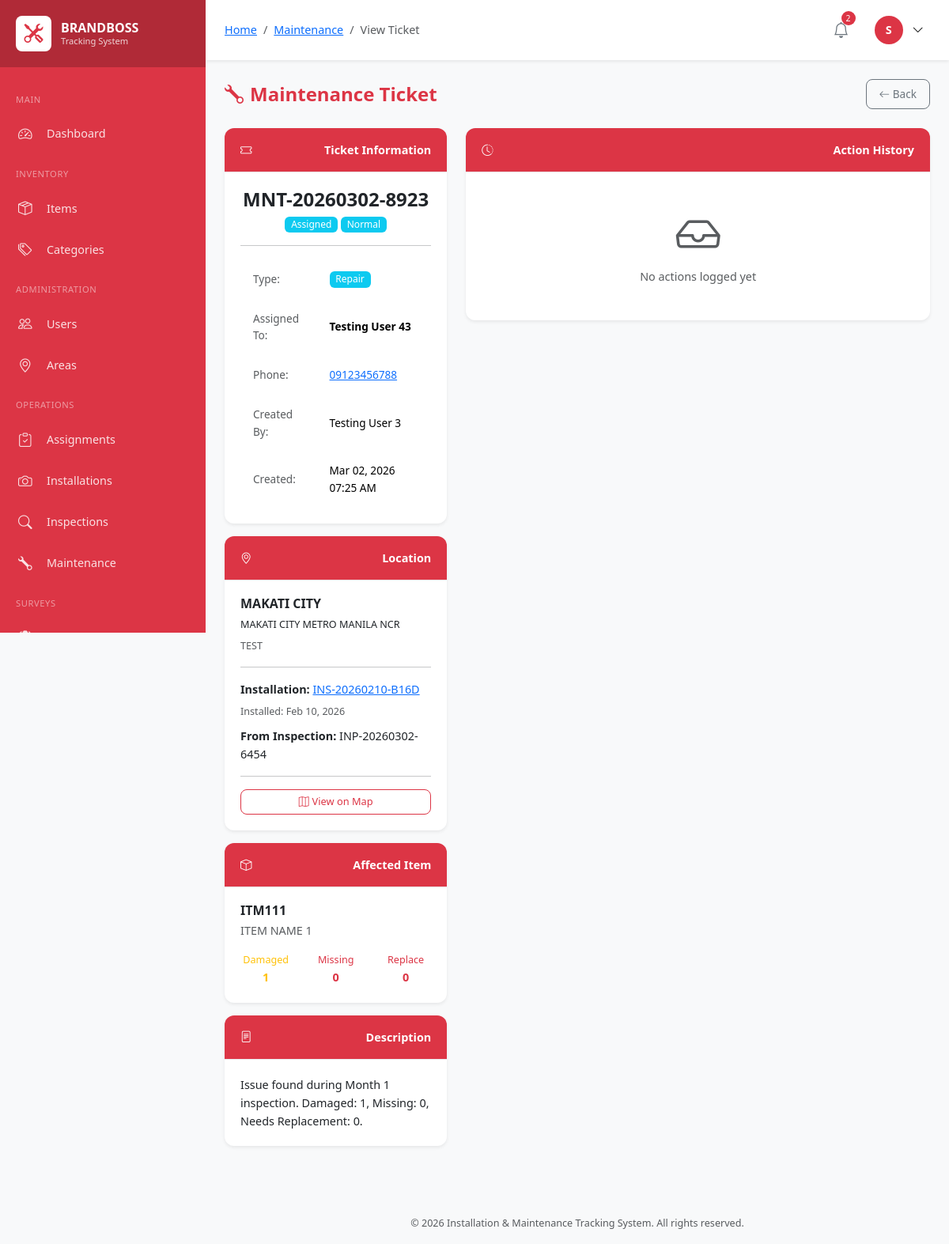
Screenshot of /modules/maintenance/view.php?id=1 (signed in) with the database file from the repository.
### tables this page shows
CREATE TABLE `users` (
  `id` int(10) UNSIGNED NOT NULL,
  `employee_id` varchar(50) NOT NULL,
  `username` varchar(100) NOT NULL,
  `password` varchar(255) NOT NULL,
  `email` varchar(150) NOT NULL,
  `full_name` varchar(200) NOT NULL,
  `phone` varchar(20) DEFAULT NULL,
  `role` enum('super_admin','user_1','user_2','user_3','user_4') NOT NULL,
  `profile_image` varchar(255) DEFAULT NULL,
  `status` enum('active','inactive','suspended') DEFAULT 'active',
  `last_login` datetime DEFAULT NULL,
  `created_by` int(10) UNSIGNED DEFAULT NULL,
  `created_at` timestamp NOT NULL DEFAULT current_timestamp(),
  `updated_at` timestamp NOT NULL DEFAULT current_timestamp() ON UPDATE current_timestamp()
);

CREATE TABLE `maintenance_tickets` (
  `id` bigint(20) UNSIGNED NOT NULL,
  `ticket_code` varchar(50) NOT NULL,
  `inspection_item_id` bigint(20) UNSIGNED DEFAULT NULL,
  `installation_report_id` bigint(20) UNSIGNED NOT NULL,
  `maintenance_type` enum('repair','replacement','missing_item','general') NOT NULL,
  `priority` enum('low','normal','high','critical') DEFAULT 'normal',
  `description` text NOT NULL,
  `assigned_to` int(10) UNSIGNED DEFAULT NULL,
  `status` enum('open','assigned','in_progress','pending_items','completed','closed','cancelled') DEFAULT 'open',
  `created_by` int(10) UNSIGNED NOT NULL,
  `completed_at` datetime DEFAULT NULL,
  `closed_at` datetime DEFAULT NULL,
  `created_at` timestamp NOT NULL DEFAULT current_timestamp(),
  `updated_at` timestamp NOT NULL DEFAULT current_timestamp() ON UPDATE current_timestamp()
);

CREATE TABLE `installation_areas` (
  `id` int(10) UNSIGNED NOT NULL,
  `area_code` varchar(50) NOT NULL,
  `area_name` varchar(200) NOT NULL,
  `address` text DEFAULT NULL,
  `city` varchar(100) DEFAULT NULL,
  `province` varchar(100) DEFAULT NULL,
  `region` varchar(100) DEFAULT NULL,
  `latitude` decimal(10,8) DEFAULT NULL,
  `longitude` decimal(11,8) DEFAULT NULL,
  `status` enum('active','inactive') DEFAULT 'active',
  `created_at` timestamp NOT NULL DEFAULT current_timestamp(),
  `updated_at` timestamp NOT NULL DEFAULT current_timestamp() ON UPDATE current_timestamp()
);

CREATE TABLE `installation_reports` (
  `id` bigint(20) UNSIGNED NOT NULL,
  `report_code` varchar(50) NOT NULL,
  `assignment_id` bigint(20) UNSIGNED NOT NULL,
  `installer_id` int(10) UNSIGNED NOT NULL,
  `installation_date` date NOT NULL,
  `latitude` decimal(10,8) NOT NULL,
  `longitude` decimal(11,8) NOT NULL,
  `location_address` text DEFAULT NULL,
  `overall_remarks` text DEFAULT NULL,
  `status` enum('submitted','reviewed','approved','rejected') DEFAULT 'submitted',
  `reviewed_by` int(10) UNSIGNED DEFAULT NULL,
  `reviewed_at` datetime DEFAULT NULL,
  `created_at` timestamp NOT NULL DEFAULT current_timestamp(),
  `updated_at` timestamp NOT NULL DEFAULT current_timestamp() ON UPDATE current_timestamp()
);

CREATE TABLE `inspection_reports` (
  `id` bigint(20) UNSIGNED NOT NULL,
  `inspection_code` varchar(50) NOT NULL,
  `schedule_id` bigint(20) UNSIGNED NOT NULL,
  `inspector_id` int(10) UNSIGNED NOT NULL,
  `inspection_date` date NOT NULL,
  `latitude` decimal(10,8) DEFAULT NULL,
  `longitude` decimal(11,8) DEFAULT NULL,
  `overall_status` enum('all_intact','issues_found','critical') DEFAULT 'all_intact',
  `overall_remarks` text DEFAULT NULL,
  `created_at` timestamp NOT NULL DEFAULT current_timestamp(),
  `updated_at` timestamp NOT NULL DEFAULT current_timestamp() ON UPDATE current_timestamp()
);

CREATE TABLE `inventory_items` (
  `id` int(10) UNSIGNED NOT NULL,
  `item_code` varchar(50) NOT NULL,
  `item_name` varchar(200) NOT NULL,
  `category_id` int(10) UNSIGNED NOT NULL,
  `description` text DEFAULT NULL,
  `unit` varchar(50) DEFAULT 'piece',
  `quantity_available` int(10) UNSIGNED DEFAULT 0,
  `quantity_reserved` int(10) UNSIGNED DEFAULT 0,
  `quantity_installed` int(10) UNSIGNED DEFAULT 0,
  `reorder_level` int(10) UNSIGNED DEFAULT 10,
  `unit_cost` decimal(12,2) DEFAULT 0.00,
  `status` enum('active','inactive','discontinued') DEFAULT 'active',
  `created_by` int(10) UNSIGNED NOT NULL,
  `created_at` timestamp NOT NULL DEFAULT current_timestamp(),
  `updated_at` timestamp NOT NULL DEFAULT current_timestamp() ON UPDATE current_timestamp()
);

CREATE TABLE `inspection_items` (
  `id` bigint(20) UNSIGNED NOT NULL,
  `inspection_report_id` bigint(20) UNSIGNED NOT NULL,
  `installation_report_item_id` bigint(20) UNSIGNED NOT NULL,
  `quantity_intact` int(10) UNSIGNED DEFAULT 0,
  `quantity_damaged` int(10) UNSIGNED DEFAULT 0,
  `quantity_missing` int(10) UNSIGNED DEFAULT 0,
  `quantity_needs_replacement` int(10) UNSIGNED DEFAULT 0,
  `item_status` enum('intact','damaged','missing','needs_replacement','mixed') DEFAULT 'intact',
  `photo` varchar(255) DEFAULT NULL,
  `remarks` text DEFAULT NULL,
  `escalate_to_maintenance` tinyint(1) DEFAULT 0,
  `created_at` timestamp NOT NULL DEFAULT current_timestamp()
);

### modules/maintenance/view.php (the view, shortened to what the rows shown need)
<?php
require_once '../../includes/header.php';
$db = Database::getInstance();
$ticketId = intval($_GET['id'] ?? 0);
$ticket = $db->fetch(
    "SELECT mt.*,
            ir.report_code as installation_code, ir.installation_date, ir.latitude, ir.longitude,
            ia.area_name, ia.city, ia.address,
            ii.item_status, ii.quantity_damaged, ii.quantity_missing, ii.quantity_needs_replacement,
            inv.item_code, inv.item_name, inv.unit,
            u1.full_name as assigned_to_name, u1.phone as assigned_to_phone,
            u2.full_name as created_by_name,
            insp.inspection_code
     FROM maintenance_tickets mt
     JOIN installation_reports ir ON mt.installation_report_id = ir.id
     JOIN assignments a ON ir.assignment_id = a.id
     JOIN installation_areas ia ON a.area_id = ia.id
     LEFT JOIN inspection_items ii ON mt.inspection_item_id = ii.id
     LEFT JOIN installation_report_items iri ON ii.installation_report_item_id = iri.id
     LEFT JOIN assignment_items ai ON iri.assignment_item_id = ai.id
     LEFT JOIN inventory_items inv ON ai.item_id = inv.id
     LEFT JOIN users u1 ON mt.assigned_to = u1.id
     JOIN users u2 ON mt.created_by = u2.id
     LEFT JOIN inspection_reports insp ON ii.inspection_report_id = insp.id
     WHERE mt.id = ?",
    [$ticketId]
);
?>
<div class="d-flex justify-content-between align-items-center mb-4">
    <h1 class="page-title mb-0">
        <i class="bi bi-wrench me-2"></i>Maintenance Ticket
    </h1>
</div>
<div class="row">
    <div class="col-lg-4 mb-4">
        <div class="card mb-3">
            <div class="card-body">
                <div class="text-center mb-3">
                    <h4 class="mb-1"><?php echo clean($ticket['ticket_code']); ?></h4>
                    <?php echo statusBadge($ticket['status']); ?>
                    <?php echo priorityBadge($ticket['priority']); ?>
                </div>
                <table class="table table-sm table-borderless mb-0">
                    <tr>
                        <td>
                            <span class="badge bg-info">
                                <?php echo ucfirst(str_replace('_', ' ', $ticket['maintenance_type'])); ?>
                            </span>
                        </td>
                    </tr>
                    <tr>
                        <td>
                            <?php if ($ticket['assigned_to_name']): ?>
                            <strong><?php echo clean($ticket['assigned_to_name']); ?></strong>
                            <?php else: ?>
                            <span class="text-muted">Unassigned</span>
                            <?php endif; ?>
                        </td>
                    </tr>
                    <?php if ($ticket['assigned_to_phone']): ?>
                    <tr>
                        <td class="text-muted">Phone:</td>
                        <td><a href="tel:<?php echo $ticket['assigned_to_phone']; ?>"><?php echo clean($ticket['assigned_to_phone']); ?></a></td>
                    </tr>
                    <?php endif; ?>
                    <tr>
                        <td class="text-muted">Created By:</td>
                        <td><?php echo clean($ticket['created_by_name']); ?></td>
                    </tr>
                    <tr>
                        <td class="text-muted">Created:</td>
                        <td><?php echo formatDateTime($ticket['created_at']); ?></td>
                    </tr>
                </table>
            </div>
        </div>
        <div class="card mb-3">
            <div class="card-body">
                <h6 class="mb-1"><?php echo clean($ticket['area_name']); ?></h6>
                <?php if ($ticket['address']): ?>
                <p class="mb-1"><small><?php echo clean($ticket['address']); ?></small></p>
                <?php endif; ?>
                <p class="text-muted mb-2"><small><?php echo clean($ticket['city']); ?></small></p>
                <hr>
                <p class="mb-1">
                    <strong>Installation:</strong>
                    <a href="../installations/view.php?id=<?php echo $ticket['installation_report_id']; ?>">
                        <?php echo clean($ticket['installation_code']); ?>
                    </a>
                </p>
                <p class="mb-0"><small class="text-muted">Installed: <?php echo formatDate($ticket['installation_date']); ?></small></p>
                <?php if ($ticket['inspection_code']): ?>
                <p class="mb-0 mt-2">
                    <strong>From Inspection:</strong> <?php echo clean($ticket['inspection_code']); ?>
                </p>
                <?php endif; ?>
                <?php if ($ticket['latitude'] && $ticket['longitude']): ?>
                <hr>
                <a href="../installations/map.php?lat=<?php echo $ticket['latitude']; ?>&lng=<?php echo $ticket['longitude']; ?>"
                   class="btn btn-outline-primary btn-sm w-100" target="_blank">
                    <i class="bi bi-map me-1"></i>View on Map
                </a>
                <?php endif; ?>
            </div>
        </div>
        <?php if ($ticket['item_name']): ?>
        <div class="card mb-3">
            <div class="card-header bg-primary">
                <i class="bi bi-box me-2"></i>Affected Item
            </div>
            <div class="card-body">
                <h6 class="mb-1"><?php echo clean($ticket['item_code']); ?></h6>
                <p class="text-muted mb-3"><?php echo clean($ticket['item_name']); ?></p>
                <div class="row text-center">
                    <div class="col-4">
                        <small class="text-warning d-block">Damaged</small>
                        <strong class="text-warning"><?php echo $ticket['quantity_damaged']; ?></strong>
                    </div>
                    <div class="col-4">
                        <small class="text-danger d-block">Missing</small>
                        <strong class="text-danger"><?php echo $ticket['quantity_missing']; ?></strong>
                    </div>
                    <div class="col-4">
                        <small class="text-danger d-block">Replace</small>
                        <strong class="text-danger"><?php echo $ticket['quantity_needs_replacement']; ?></strong>
                    </div>
                </div>
            </div>
        </div>
        <?php endif; ?>
        <div class="card">
            <div class="card-body">
                <p class="mb-0"><?php echo nl2br(clean($ticket['description'])); ?></p>
            </div>
        </div>
    </div>
</div>
<?php require_once '../../includes/footer.php'; ?>

### includes/header.php (shortened to what the rows shown need)
<?php
require_once __DIR__ . '/../classes/Database.php';
require_once __DIR__ . '/../classes/Auth.php';
require_once __DIR__ . '/helpers.php';
$auth = Auth::getInstance();
$auth->requireAuth();
$currentUser = $auth->user();
?>
<!DOCTYPE html>
<html lang="en">
<head>
    <link href="https://cdn.jsdelivr.net/npm/bootstrap@5.3.2/dist/css/bootstrap.min.css" rel="stylesheet">
    <link href="https://cdn.jsdelivr.net/npm/bootstrap-icons@1.11.1/font/bootstrap-icons.css" rel="stylesheet">
    <link href="https://cdn.datatables.net/1.13.6/css/dataTables.bootstrap5.min.css" rel="stylesheet">
    <link href="<?php echo APP_URL; ?>/assets/css/style.css" rel="stylesheet">
    <link href="https://unpkg.com/leaflet@1.9.4/dist/leaflet.css" rel="stylesheet">
</head>
<body>
    <main class="main-content">
        <header class="top-navbar">
            <div class="navbar-right">
                <div class="dropdown user-dropdown">
                    <button class="user-btn" data-bs-toggle="dropdown">
                        <div class="user-avatar">
                            <?php echo strtoupper(substr($currentUser['full_name'], 0, 1)); ?>
                        </div>
                        <i class="bi bi-chevron-down ms-1"></i>
                    </button>
                </div>
            </div>
        </header>
        <div class="content-area">

### includes/helpers.php (shortened to what the rows shown need)
<?php
function clean($data) {
    return htmlspecialchars(trim($data), ENT_QUOTES, 'UTF-8');
}
function formatDate(?string $date, string $format = 'M d, Y'): string {
    return date($format, strtotime($date));
}
function formatDateTime(?string $datetime, string $format = 'M d, Y h:i A'): string {
    return date($format, strtotime($datetime));
}
function statusBadge(string $status): string {
    $color = STATUS_COLORS[$status] ?? 'secondary';
    $label = ucwords(str_replace('_', ' ', $status));
    return "<span class=\"badge bg-{$color}\">{$label}</span>";
}
function priorityBadge(string $priority): string {
    $color = PRIORITY_COLORS[$priority] ?? 'secondary';
    $label = ucfirst($priority);
    return "<span class=\"badge bg-{$color}\">{$label}</span>";
}

### rows the page displays
users: full_name "S"
maintenance_tickets: ticket_code "MNT-20260302-8923", status "Assigned", priority "Normal", maintenance_type "Repair", assigned_to.full_name "Testing User 43", assigned_to.phone "09123456788", users.full_name "Testing User 3", created_at "Mar 02, 2026 07:25 AM", installation_areas.area_name "MAKATI CITY", installation_areas.address "MAKATI CITY METRO MANILA NCR", installation_areas.city "TEST", installation_report.report_code "INS-20260210-B16D", installation_report.installation_date "Feb 10, 2026", inspection_reports.inspection_code "INP-20260302-6454", inventory_items.item_code "ITM111", inventory_items.item_name "ITEM NAME 1", inspection_item.quantity_damaged "1", inspection_item.quantity_missing "0", inspection_item.quantity_needs_replacement "0", description "Issue found during Month 1 inspection. Damaged: 1, Missing: 0, Needs Replacement: 0."

### other values shown
$crumb['title'] "Maintenance"
$crumb['title'] "View Ticket"
$notificationCount "2"
APP_NAME "Installation & Maintenance Tracking System"
